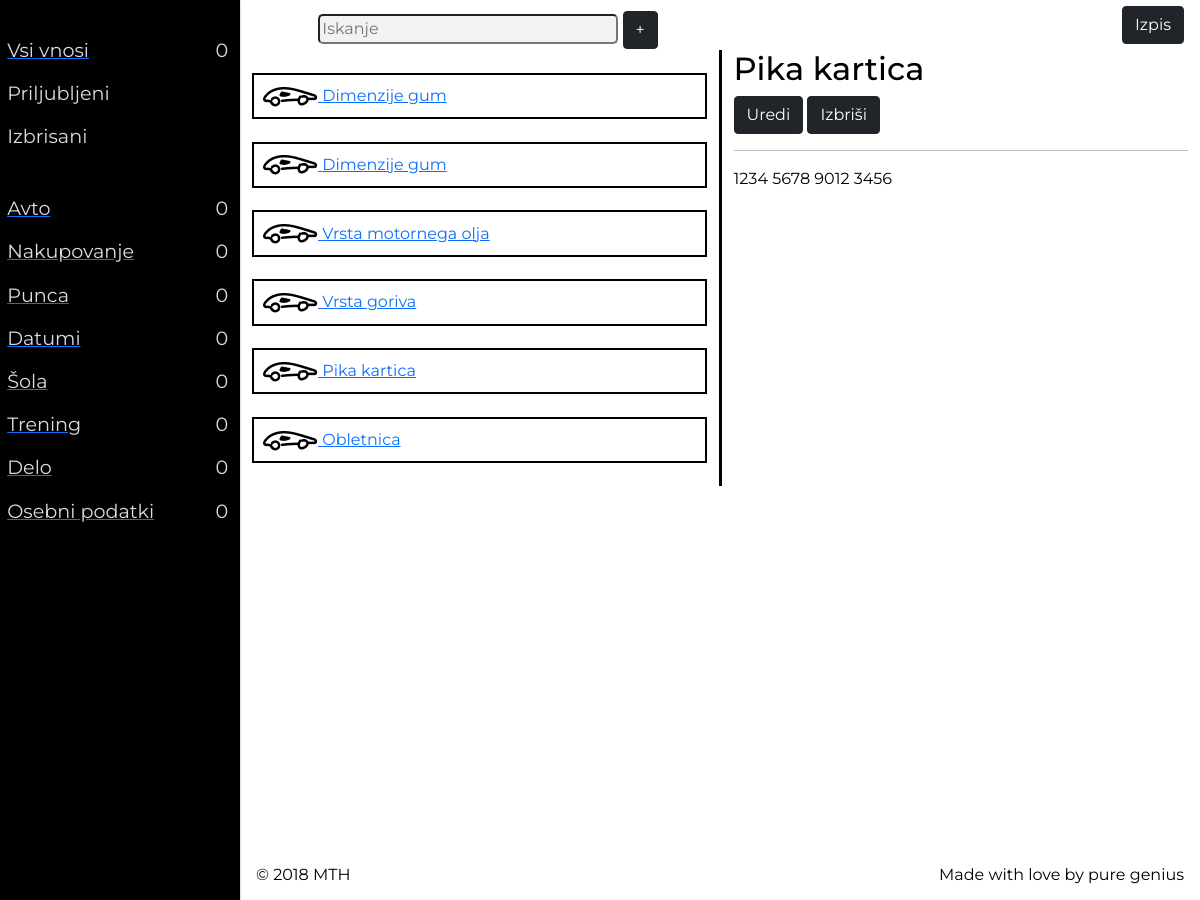
The page /vrednost?id2=6 (signed in) on the database its author committed.
### app/models.py (models this page shows, shortened)
class Kategorije(db.Model):
    id_kategorije = db.Column(db.INTEGER, primary_key=True, autoincrement=True, nullable=False)
    ime_kategorije = db.Column(db.String(50), index=True)
    id_uporabnika = db.Column(db.INTEGER, db.ForeignKey('uporabniki.id'))
    vrednosti = db.relationship('Vrednosti', backref='kategorija')

class Vrednosti(db.Model):
    id_vrednosti = db.Column(db.INTEGER, primary_key=True, autoincrement=True, nullable=False)
    naziv = db.Column(db.String(50), index=True)
    vrednost = db.Column(db.String(50), index=True)
    priljubljeno = db.Column(db.Boolean, index=True)
    id_kategorije = db.Column(db.INTEGER, db.ForeignKey('kategorije.id_kategorije'))

### app/routes.py (the view)
@app.route('/vrednost')
@login_required
def vrednost():
    id = request.args.get('id', None)
    id2 = request.args.get('id2', None)
    uporabnik = Uporabniki.query.filter_by(uporabnisko_ime=current_user.uporabnisko_ime).first()
    kategorije_all = Kategorije.query.filter_by(id_uporabnika=uporabnik.id).all()
    kategorije_id = []
    kategorije_count = []
    vrednosti_count = 0
    vrednost_izbrana = Vrednosti.query.filter_by(id_vrednosti=id2).first()
    if id is not None:
        vrednosti = Vrednosti.query.all()
    else:
        vrednosti = Vrednosti.query.all()
    for kategorija in kategorije_all:
        kategorije_id.append(kategorija.id_kategorije)
        kategorije_count.append(Vrednosti.query.filter_by(id_kategorije=kategorija.id_kategorije).count())
    if id is not None:
        for id in kategorije_id:
            vrednosti_count += Vrednosti.query.filter_by(id_kategorije=id).count()
    form = InputVrednostForm()
    if form.validate_on_submit():
        nova_vrednost = Vrednosti(naziv=form.naziv.data, vrednost=form.vrednost.data,
                                  id_kategorije=form.kategorija.data.id_kategorije)
        db.session.add(nova_vrednost)
        db.session.commit()
        return redirect(url_for('index'))
    return render_template('vrednost.html', title='Domov', form=form, kategorije=kategorije_all,
                           vrednosti=vrednosti, kategorije_count=kategorije_count, kategorije_len=len(kategorije_count),
                           vrednosti_count=vrednosti_count, vrednost_izbrana=vrednost_izbrana)

### app/forms.py
class InputVrednostForm(FlaskForm):
    naziv = StringField('Naslov vrednosti', validators=[DataRequired()])
    vrednost = StringField('Vrednost', validators=[DataRequired()])
    kategorija = QuerySelectField('Kategorija', query_factory=kategorije_query,
                                  allow_blank=True, get_label='ime_kategorije')
    submit = SubmitField('Vnesi')

### app/models.py (called while the page is built)
@login.user_loader
def load_user(user_id):
    return Uporabniki.query.get(user_id)

def kategorije_query():
    uporabnik = Uporabniki.query.filter_by(uporabnisko_ime=current_user.uporabnisko_ime).first()
    return Kategorije.query.filter_by(id_uporabnika=uporabnik.id)

### app/templates/vrednost.html
{% extends "index.html" %}
{% block div %}
    <div>
        <h2>{{ vrednost_izbrana.naziv }}</h2>
        <a id="editValueBtn" class="btn btn-dark" onclick="editValue()">Uredi</a>
        <a class="btn btn-dark" onclick="deleteValue()">Izbriši</a>
        <hr>
        {{ vrednost_izbrana.vrednost}}
    </div>
{% endblock %}

### app/templates/index.html
{% extends "base.html" %}
{% block content %}
    <div class="container" >
        <div class="row justify-content-start">
            <div class="col" id="containerLeft">
                {% for vrednost in vrednosti %}
                    <a href="{{ url_for('vrednost', id2=vrednost.id_vrednosti) }}">
                        <div class="vrednost">
                            <img src="{{ url_for('static', filename='icons/black/car.png') }}" width="55" height="20" alt="ikona">
                            {{ vrednost.naziv }}
                        </div>
                    </a>
                {% endfor %}
            </div>
            <div class="col" id="containerRight">
                {% block div %}{% endblock %}
            </div>
        </div>
    </div>
{% endblock %}

### app/templates/base.html (shortened to what this page needs)
<!DOCTYPE html>
<html lang="sl">
	<head>
		<link href="https://cdn.jsdelivr.net/npm/bootstrap@5.0.0-beta2/dist/css/bootstrap.min.css" rel="stylesheet"
>
		<link rel="stylesheet" href="{{ url_for('static',filename='base.css') }}">
	</head>
	<body>
		 <div class="grid-container">
		   	<div class="menu-icon">
		  	</div>
		  	<header class="header">
				<div class="search-field">
					<input class="header__search" type="text" placeholder="Iskanje" onkeyup="searchValues()">
					<a id="addValueBtn" class="btn btn-dark" onclick="addValue()">+</a>
				</div>
				<div class="header__buttons">
					<a class="btn btn-dark" href="{{ url_for('logout') }}">Izpis</a>
				</div>
		  	</header>
		  	<aside class="sidenav">
				<ul class="sidenav__list">
			  		<a href="{{ url_for('index') }}"><li class="sidenav__list-item">Vsi vnosi<span class="align_right">{{ vrednosti_count }}</span></li></a>
					<li class="sidenav__list-item">Priljubljeni </li>
					<li class="sidenav__list-item">Izbrisani</li>
				</ul>
				<ul class="sidenav__list">
					{% for i in kategorije %}
						{% set kategorija = kategorije[loop.index-1] %}
						{% set kategorije_count = kategorije_count[loop.index-1] %}
						<a href="{{ url_for('kategorija', id=kategorija.id_kategorije, id2=i.id_vrednosti) }}"><li class="sidenav__list-item" >
							{{ kategorija.ime_kategorije }}
							<span class="align_right">{{ kategorije_count }}</span>
						</li></a>
					{% endfor %}
				</ul>
		  	</aside>
			 <main class="main">
				 {% block content %}{% endblock %}
		  	</main>
		  	<footer class="footer">
				<div class="footer__copyright">&copy; 2018 MTH</div>
				<div class="footer__signature">Made with love by pure genius</div>
		  	</footer>
		 </div>
	</body>
</html>

### app/static/base.css (style rules this page uses)
body { margin: 0; padding: 0; color: rgba(0, 0, 0, 1); font-family: 'Montserrat', sans-serif; box-sizing: border-box; }
.grid-container { display: grid; grid-template-columns: 1fr; grid-template-rows: 50px 1fr 50px; grid-template-areas: 'header' 'main' 'footer'; height: 100vh; }
.menu-icon { position: fixed; display: flex; top: 5px; left: 10px; align-items: center; justify-content: center; background-color: #DADAE3; border-radius: 50%; z-index: 1; cursor: pointer; padding: 12px; }
.header { grid-area: header; display: flex; align-items: center; justify-content: space-between; padding: 0 16px; }
.search-field { width: 50%; text-align: center; padding: 2%; margin-top: 1% }
.header__search { background-color: rgba(242, 242, 242, 1); width: 300px; border-radius: 5px }
aside { grid-area: sidenav; display: flex; flex-direction: column; position: relative; height: 100%; width: 100%; transform: translateX(-245px); transition: all .6s ease-in-out; box-shadow: 0 2px 2px 0 rgba(0, 0, 0, 0.16), 0 0 0 1px rgba(0, 0, 0, 0.08); z-index: 1; background-color: #000000; }
.sidenav__list { padding: 0; margin-bottom: 0%; font-size: 1.2em; list-style-type: none; }
.sidenav__list:before { content: attr(aria-label); font-size: 0.8em; margin-left: 5%; color: #888 }
.sidenav__list-item { padding: 3%; text-align: left; color: #ddd; }
.align_right { float: right; margin-right: 2%; }
.main { background-color: rgba(255, 255, 255, 1); width: 100%; height: 100vh }
#containerLeft { border-right: 3px solid rgba(0, 0, 0, 1); }
.vrednost { padding: 2%; margin: 5% auto; border: 2px solid rgba(0, 0, 0, 1); }
.footer { grid-area: footer; display: flex; align-items: center; justify-content: space-between; padding: 0 16px; background-color: rgba(255, 255, 255, 1); }
@media only screen and (min-width: 46.875em) { .grid-container { grid-template-columns: 240px 1fr; grid-template-areas: "sidenav header" "sidenav main" "sidenav footer"; } }
@media only screen and (min-width: 46.875em) { .header__search { margin-left: 0; } }
@media only screen and (min-width: 46.875em) { .sidenav { position: relative; transform: translateX(0); } }

### rows shown on the page
Kategorije: ime_kategorije "Avto", kategorije_count "0"
Kategorije: ime_kategorije "Nakupovanje", kategorije_count "0"
Kategorije: ime_kategorije "Punca", kategorije_count "0"
Kategorije: ime_kategorije "Datumi", kategorije_count "0"
Kategorije: ime_kategorije "Šola", kategorije_count "0"
Kategorije: ime_kategorije "Trening", kategorije_count "0"
Kategorije: ime_kategorije "Delo", kategorije_count "0"
Kategorije: ime_kategorije "Osebni podatki", kategorije_count "0"
Vrednosti: naziv "Dimenzije gum"
Vrednosti: naziv "Dimenzije gum"
Vrednosti: naziv "Vrsta motornega olja"
Vrednosti: naziv "Vrsta goriva"
Vrednosti: naziv "Pika kartica", vrednost "1234 5678 9012 3456"
Vrednosti: naziv "Obletnica"

### other values the page prints
{{ vrednosti_count }} "0"
